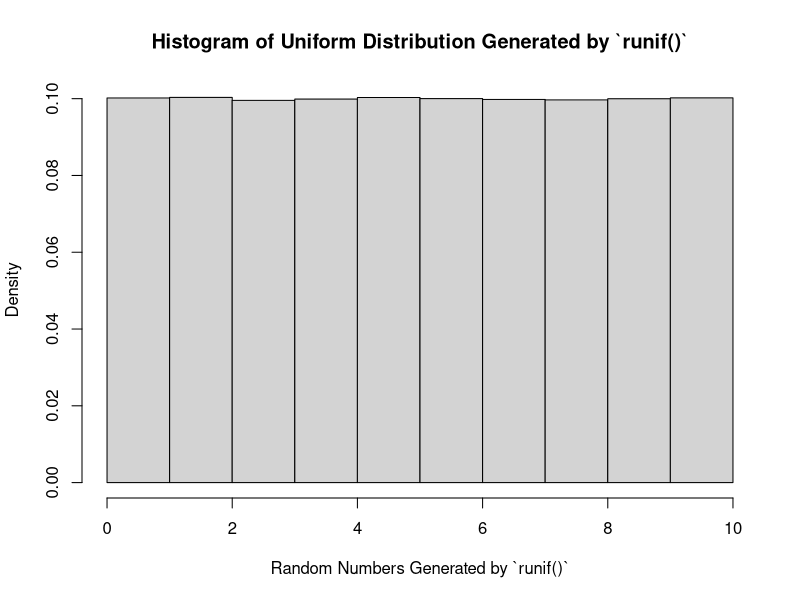
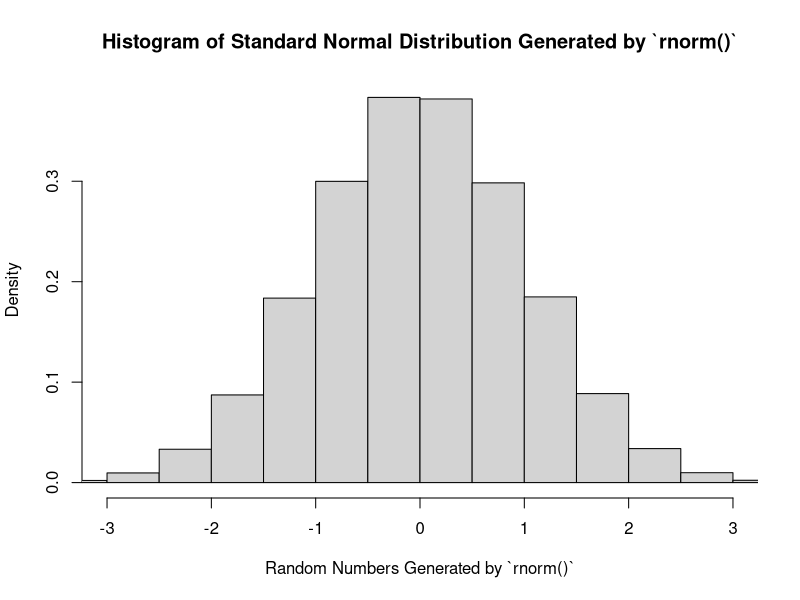

The R source for these figures, in order:
## ---- chunk 1
a <- c("1","2","3")
typeof(a)

as.numeric(a)
## ---- chunk 2
c <- c(list("Good Morning", 1, TRUE))
c
## ---- chunk 3
mtcars[TRUE, ]
## ---- chunk 4
list_a <- list(1:2, "Harry Potter", c(TRUE, TRUE, TRUE))

list_a
## ---- chunk 5
x <- 1:10
sum(ifelse(x>=0, yes = x, NA))

x <- -2:10
sum(ifelse(x>=0, yes = x, NA))
## ---- chunk 6
for(i in 1:10) {  
  if(i == 3) {
    next
  }
  if(i == 9) {
    break
  }
  print(paste("This is the number", i))
}

## ---- chunk 7
set.seed(385)
sample(x = 1:100, size = 50)
## ---- chunk 8
y <- 1:10
rep(x = y, length.out = 52)
rep(x = y, times = 3)
## ---- chunk 9
set.seed(385)
random <- runif(1000000, min = 0, max = 10)
hist(random, main = "Histogram of Uniform Distribution Generated by `runif()`", probability = TRUE, xlab = "Random Numbers Generated by `runif()`", breaks = 10)
## ---- chunk 10
set.seed(385)
random <- rnorm(1000000, mean = 0, sd = 1)
hist(random, main = "Histogram of Standard Normal Distribution Generated by `rnorm()`", probability = TRUE, xlab = "Random Numbers Generated by `rnorm()`", xlim = c(-3, 3))
